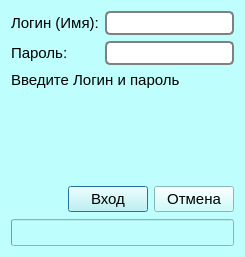
<?xml version="1.0" encoding="UTF-8"?>
<ui version="4.0">
 <class>Dialog_login</class>
 <widget class="QDialog" name="Dialog_login">
  <property name="geometry">
   <rect>
    <x>0</x>
    <y>0</y>
    <width>233</width>
    <height>257</height>
   </rect>
  </property>
  <property name="font">
   <font>
    <pointsize>12</pointsize>
   </font>
  </property>
  <property name="windowTitle">
   <string>Вход</string>
  </property>
  <property name="windowIcon">
   <iconset resource="images.qrc">
    <normaloff>:/icon/png/images/NZT.png</normaloff>:/icon/png/images/NZT.png</iconset>
  </property>
  <property name="styleSheet">
   <string notr="true">background:rgb(190, 255, 253)</string>
  </property>
  <property name="inputMethodHints">
   <set>Qt::ImhNone</set>
  </property>
  <layout class="QVBoxLayout" name="verticalLayout">
   <item>
    <layout class="QFormLayout" name="formLayout">
     <item row="0" column="0">
      <widget class="QLabel" name="label">
       <property name="font">
        <font>
         <pointsize>11</pointsize>
        </font>
       </property>
       <property name="styleSheet">
        <string notr="true"/>
       </property>
       <property name="text">
        <string>Логин (Имя):</string>
       </property>
      </widget>
     </item>
     <item row="0" column="1">
      <widget class="QLineEdit" name="lineEdit_login">
       <property name="font">
        <font>
         <pointsize>11</pointsize>
        </font>
       </property>
       <property name="toolTip">
        <string>&lt;html&gt;&lt;head/&gt;&lt;body&gt;&lt;p&gt;Имя пользователя программы&lt;/p&gt;&lt;/body&gt;&lt;/html&gt;</string>
       </property>
       <property name="whatsThis">
        <string>&lt;html&gt;&lt;head/&gt;&lt;body&gt;&lt;p&gt;&lt;span style=&quot; font-family:'sans-serif'; font-size:14px; color:#252525; background-color:#ffffff;&quot;&gt;имя (идентификатор) &lt;/span&gt;&lt;a href=&quot;https://ru.wikipedia.org/wiki/%D0%A3%D1%87%D1%91%D1%82%D0%BD%D0%B0%D1%8F_%D0%B7%D0%B0%D0%BF%D0%B8%D1%81%D1%8C&quot;&gt;&lt;span style=&quot; font-family:'sans-serif'; font-size:14px; color:#0b0080; background-color:#ffffff;&quot;&gt;учётной записи&lt;/span&gt;&lt;/a&gt;&lt;span style=&quot; font-family:'sans-serif'; font-size:14px; color:#252525; background-color:#ffffff;&quot;&gt; пользователя в компьютерной системе. Может представлять собой как подлинные фамилию и имя или инициалы пользователя (в системах официального электронного документооборота), так и псевдоним (англ. &lt;/span&gt;&lt;span style=&quot; font-family:'sans-serif'; font-size:14px; font-style:italic; color:#252525; background-color:#ffffff;&quot;&gt;nickname, никнейм&lt;/span&gt;&lt;span style=&quot; font-family:'sans-serif'; font-size:14px; color:#252525; background-color:#ffffff;&quot;&gt; &amp;quot;прозвище&amp;quot;) в неформальной Интернет-коммуникации.&lt;/span&gt;&lt;/p&gt;&lt;/body&gt;&lt;/html&gt;</string>
       </property>
       <property name="styleSheet">
        <string notr="true">border: 2px solid gray;
border-radius: 5px;
background:white;</string>
       </property>
      </widget>
     </item>
     <item row="1" column="0">
      <widget class="QLabel" name="label_2">
       <property name="font">
        <font>
         <pointsize>11</pointsize>
        </font>
       </property>
       <property name="text">
        <string>Пароль:</string>
       </property>
      </widget>
     </item>
     <item row="1" column="1">
      <widget class="QLineEdit" name="lineEdit_password">
       <property name="font">
        <font>
         <pointsize>11</pointsize>
        </font>
       </property>
       <property name="toolTip">
        <string>&lt;html&gt;&lt;head/&gt;&lt;body&gt;&lt;p&gt;Ваш пароль от программы&lt;/p&gt;&lt;/body&gt;&lt;/html&gt;</string>
       </property>
       <property name="styleSheet">
        <string notr="true">border: 2px solid gray;
border-radius: 5px;
background:white;</string>
       </property>
       <property name="inputMethodHints">
        <set>Qt::ImhHiddenText|Qt::ImhNoAutoUppercase|Qt::ImhNoPredictiveText|Qt::ImhSensitiveData</set>
       </property>
       <property name="echoMode">
        <enum>QLineEdit::Password</enum>
       </property>
      </widget>
     </item>
    </layout>
   </item>
   <item>
    <widget class="QLabel" name="label_3">
     <property name="font">
      <font>
       <pointsize>11</pointsize>
      </font>
     </property>
     <property name="text">
      <string>Введите Логин и пароль</string>
     </property>
    </widget>
   </item>
   <item>
    <spacer name="verticalSpacer">
     <property name="orientation">
      <enum>Qt::Vertical</enum>
     </property>
     <property name="sizeHint" stdset="0">
      <size>
       <width>20</width>
       <height>40</height>
      </size>
     </property>
    </spacer>
   </item>
   <item>
    <layout class="QHBoxLayout" name="horizontalLayout">
     <item>
      <spacer name="horizontalSpacer">
       <property name="orientation">
        <enum>Qt::Horizontal</enum>
       </property>
       <property name="sizeHint" stdset="0">
        <size>
         <width>40</width>
         <height>20</height>
        </size>
       </property>
      </spacer>
     </item>
     <item>
      <widget class="QPushButton" name="pushButton_settings">
       <property name="focusPolicy">
        <enum>Qt::NoFocus</enum>
       </property>
       <property name="text">
        <string/>
       </property>
       <property name="icon">
        <iconset resource="images.qrc">
         <normaloff>:/icon/png/images/Settings.png</normaloff>:/icon/png/images/Settings.png</iconset>
       </property>
       <property name="iconSize">
        <size>
         <width>30</width>
         <height>30</height>
        </size>
       </property>
       <property name="autoDefault">
        <bool>false</bool>
       </property>
       <property name="flat">
        <bool>true</bool>
       </property>
      </widget>
     </item>
     <item>
      <widget class="QPushButton" name="pushButton_ok">
       <property name="font">
        <font>
         <pointsize>11</pointsize>
        </font>
       </property>
       <property name="text">
        <string>Вход</string>
       </property>
      </widget>
     </item>
     <item>
      <widget class="QPushButton" name="pushButton_cancel">
       <property name="font">
        <font>
         <pointsize>11</pointsize>
        </font>
       </property>
       <property name="text">
        <string>Отмена</string>
       </property>
      </widget>
     </item>
    </layout>
   </item>
   <item>
    <widget class="QProgressBar" name="progressBar_update">
     <property name="value">
      <number>0</number>
     </property>
     <property name="textVisible">
      <bool>false</bool>
     </property>
     <property name="invertedAppearance">
      <bool>false</bool>
     </property>
     <property name="textDirection">
      <enum>QProgressBar::TopToBottom</enum>
     </property>
     <property name="format">
      <string/>
     </property>
    </widget>
   </item>
  </layout>
 </widget>
 <tabstops>
  <tabstop>lineEdit_login</tabstop>
  <tabstop>lineEdit_password</tabstop>
  <tabstop>pushButton_ok</tabstop>
  <tabstop>pushButton_cancel</tabstop>
  <tabstop>pushButton_settings</tabstop>
 </tabstops>
 <resources>
  <include location="images.qrc"/>
 </resources>
 <connections/>
</ui>
